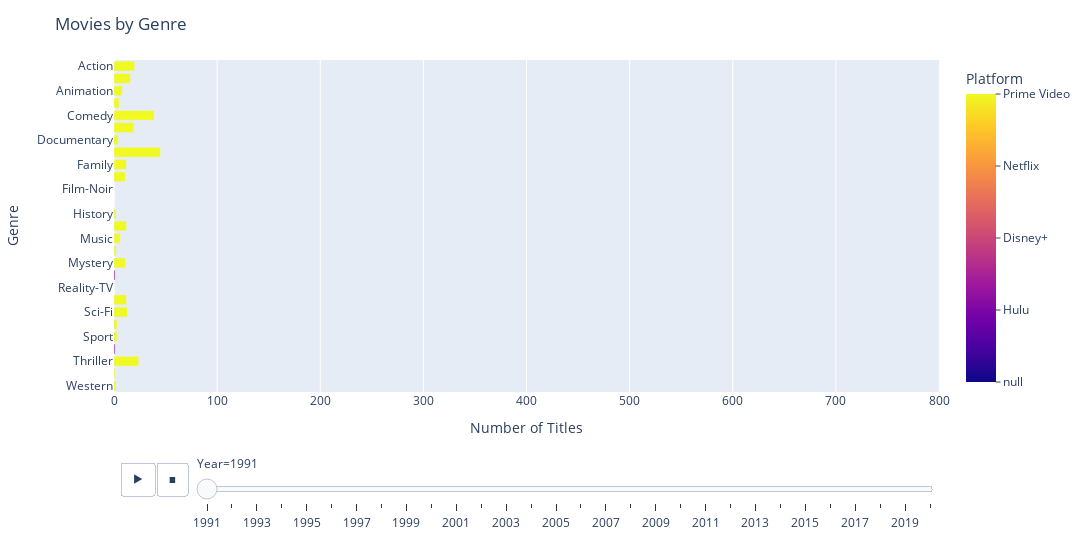

Notebook code cell kept with this figure:
### Code cell
fig1 = px.bar(genre_year, x="Title", y="Genres", animation_frame="Year",width=1100,height=550,color='Platform',
            labels={'Title':'Number of Titles','Genres':'Genre'})
fig1.layout.updatemenus[0].buttons[0].args[1]['frame']['duration']=500
fig1.layout.updatemenus[0].buttons[0].args[1]['transition']['duration']=2000
fig1.update_layout(title="Movies by Genre",xaxis=dict(range=[0, 800],autorange=False),
                  coloraxis_colorbar=dict(tickmode="array",tickvals=[0,1,2,3,4],ticktext=platforms,ticks="outside"))
#pio.show(fig)

### Figure 1 — Plotly figure (JSON) as saved in the notebook; plotly's stock layout.template omitted (floating-point values rounded to 4 significant figures)
{"data": [{"alignmentgroup": "True", "hovertemplate": "Year=1991<br>Number of Titles=%{x}<br>Genre=%{y}<br>Platform=%{marker.color}<extra></extra>", "legendgroup": "", "marker": {"color": [4, 4, 4, 1, 4, 4, 4, 4, 0, 1, 4, 4, 4, 4, 4, 0, 0, 4, 4, 4, 4, 4, 4, 4, 4, 4, 4], "coloraxis": "coloraxis"}, "name": "", "offsetgroup": "", "orientation": "h", "showlegend": false, "textposition": "auto", "type": "bar", "x": [2, 1, 24, 1, 3, 3, 13, 12, 0, 1, 11, 2, 6, 12, 2, 0, 0, 11, 12, 45, 4, 19, 39, 5, 8, 16, 20], "xaxis": "x", "y": ["Western", "War", "Thriller", "Talk-Show", "Sport", "Short", "Sci-Fi", "Romance", "Reality-TV", "News", "Mystery", "Musical", "Music", "Horror", "History", "Game-Show", "Film-Noir", "Fantasy", "Family", "Drama", "Documentary", "Crime", "Comedy", "Biography", "Animation", "Adventure", "Action"], "yaxis": "y"}], "layout": {"barmode": "relative", "coloraxis": {"colorbar": {"tickmode": "array", "ticks": "outside", "ticktext": [null, "Hulu", "Disney+", "Netflix", "Prime Video"], "tickvals": [0, 1, 2, 3, 4], "title": {"text": "Platform"}}, "colorscale": [[0, "#0d0887"], [0.1111, "#46039f"], [0.2222, "#7201a8"], [0.3333, "#9c179e"], [0.4444, "#bd3786"], [0.5556, "#d8576b"], [0.6667, "#ed7953"], [0.7778, "#fb9f3a"], [0.8889, "#fdca26"], [1, "#f0f921"]]}, "height": 550, "legend": {"tracegroupgap": 0}, "margin": {"t": 60}, "sliders": [{"active": 0, "currentvalue": {"prefix": "Year="}, "len": 0.9, "pad": {"b": 10, "t": 60}, "steps": [{"args": [["1991"], {"frame": {"duration": 0, "redraw": true}, "fromcurrent": true, "mode": "immediate", "transition": {"duration": 0, "easing": "linear"}}], "label": "1991", "method": "animate"}, {"args": [["1992"], {"frame": {"duration": 0, "redraw": true}, "fromcurrent": true, "mode": "immediate", "transition": {"duration": 0, "easing": "linear"}}], "label": "1992", "method": "animate"}, {"args": [["1993"], {"frame": {"duration": 0, "redraw": true}, "fromcurrent": true, "mode": "immediate", "transition": {"duration": 0, "easing": "linear"}}], "label": "1993", "method": "animate"}, {"args": [["1994"], {"frame": {"duration": 0, "redraw": true}, "fromcurrent": true, "mode": "immediate", "transition": {"duration": 0, "easing": "linear"}}], "label": "1994", "method": "animate"}, {"args": [["1995"], {"frame": {"duration": 0, "redraw": true}, "fromcurrent": true, "mode": "immediate", "transition": {"duration": 0, "easing": "linear"}}], "label": "1995", "method": "animate"}, {"args": [["1996"], {"frame": {"duration": 0, "redraw": true}, "fromcurrent": true, "mode": "immediate", "transition": {"duration": 0, "easing": "linear"}}], "label": "1996", "method": "animate"}, {"args": [["1997"], {"frame": {"duration": 0, "redraw": true}, "fromcurrent": true, "mode": "immediate", "transition": {"duration": 0, "easing": "linear"}}], "label": "1997", "method": "animate"}, {"args": [["1998"], {"frame": {"duration": 0, "redraw": true}, "fromcurrent": true, "mode": "immediate", "transition": {"duration": 0, "easing": "linear"}}], "label": "1998", "method": "animate"}, {"args": [["1999"], {"frame": {"duration": 0, "redraw": true}, "fromcurrent": true, "mode": "immediate", "transition": {"duration": 0, "easing": "linear"}}], "label": "1999", "method": "animate"}, {"args": [["2000"], {"frame": {"duration": 0, "redraw": true}, "fromcurrent": true, "mode": "immediate", "transition": {"duration": 0, "easing": "linear"}}], "label": "2000", "method": "animate"}, {"args": [["2001"], {"frame": {"duration": 0, "redraw": true}, "fromcurrent": true, "mode": "immediate", "transition": {"duration": 0, "easing": "linear"}}], "label": "2001", "method": "animate"}, {"args": [["2002"], {"frame": {"duration": 0, "redraw": true}, "fromcurrent": true, "mode": "immediate", "transition": {"duration": 0, "easing": "linear"}}], "label": "2002", "method": "animate"}, {"args": [["2003"], {"frame": {"duration": 0, "redraw": true}, "fromcurrent": true, "mode": "immediate", "transition": {"duration": 0, "easing": "linear"}}], "label": "2003", "method": "animate"}, {"args": [["2004"], {"frame": {"duration": 0, "redraw": true}, "fromcurrent": true, "mode": "immediate", "transition": {"duration": 0, "easing": "linear"}}], "label": "2004", "method": "animate"}, {"args": [["2005"], {"frame": {"duration": 0, "redraw": true}, "fromcurrent": true, "mode": "immediate", "transition": {"duration": 0, "easing": "linear"}}], "label": "2005", "method": "animate"}, {"args": [["2006"], {"frame": {"duration": 0, "redraw": true}, "fromcurrent": true, "mode": "immediate", "transition": {"duration": 0, "easing": "linear"}}], "label": "2006", "method": "animate"}, {"args": [["2007"], {"frame": {"duration": 0, "redraw": true}, "fromcurrent": true, "mode": "immediate", "transition": {"duration": 0, "easing": "linear"}}], "label": "2007", "method": "animate"}, {"args": [["2008"], {"frame": {"duration": 0, "redraw": true}, "fromcurrent": true, "mode": "immediate", "transition": {"duration": 0, "easing": "linear"}}], "label": "2008", "method": "animate"}, {"args": [["2009"], {"frame": {"duration": 0, "redraw": true}, "fromcurrent": true, "mode": "immediate", "transition": {"duration": 0, "easing": "linear"}}], "label": "2009", "method": "animate"}, {"args": [["2010"], {"frame": {"duration": 0, "redraw": true}, "fromcurrent": true, "mode": "immediate", "transition": {"duration": 0, "easing": "linear"}}], "label": "2010", "method": "animate"}, {"args": [["2011"], {"frame": {"duration": 0, "redraw": true}, "fromcurrent": true, "mode": "immediate", "transition": {"duration": 0, "easing": "linear"}}], "label": "2011", "method": "animate"}, {"args": [["2012"], {"frame": {"duration": 0, "redraw": true}, "fromcurrent": true, "mode": "immediate", "transition": {"duration": 0, "easing": "linear"}}], "label": "2012", "method": "animate"}, {"args": [["2013"], {"frame": {"duration": 0, "redraw": true}, "fromcurrent": true, "mode": "immediate", "transition": {"duration": 0, "easing": "linear"}}], "label": "2013", "method": "animate"}, {"args": [["2014"], {"frame": {"duration": 0, "redraw": true}, "fromcurrent": true, "mode": "immediate", "transition": {"duration": 0, "easing": "linear"}}], "label": "2014", "method": "animate"}, {"args": [["2015"], {"frame": {"duration": 0, "redraw": true}, "fromcurrent": true, "mode": "immediate", "transition": {"duration": 0, "easing": "linear"}}], "label": "2015", "method": "animate"}, {"args": [["2016"], {"frame": {"duration": 0, "redraw": true}, "fromcurrent": true, "mode": "immediate", "transition": {"duration": 0, "easing": "linear"}}], "label": "2016", "method": "animate"}, {"args": [["2017"], {"frame": {"duration": 0, "redraw": true}, "fromcurrent": true, "mode": "immediate", "transition": {"duration": 0, "easing": "linear"}}], "label": "2017", "method": "animate"}, {"args": [["2018"], {"frame": {"duration": 0, "redraw": true}, "fromcurrent": true, "mode": "immediate", "transition": {"duration": 0, "easing": "linear"}}], "label": "2018", "method": "animate"}, {"args": [["2019"], {"frame": {"duration": 0, "redraw": true}, "fromcurrent": true, "mode": "immediate", "transition": {"duration": 0, "easing": "linear"}}], "label": "2019", "method": "animate"}, {"args": [["2020"], {"frame": {"duration": 0, "redraw": true}, "fromcurrent": true, "mode": "immediate", "transition": {"duration": 0, "easing": "linear"}}], "label": "2020", "method": "animate"}], "x": 0.1, "xanchor": "left", "y": 0, "yanchor": "top"}], "title": {"text": "Movies by Genre"}, "updatemenus": [{"buttons": [{"args": [null, {"frame": {"duration": 500, "redraw": true}, "fromcurrent": true, "mode": "immediate", "transition": {"duration": 2000, "easing": "linear"}}], "label": "&#9654;", "method": "animate"}, {"args": [[null], {"frame": {"duration": 0, "redraw": true}, "fromcurrent": true, "mode": "immediate", "transition": {"duration": 0, "easing": "linear"}}], "label": "&#9724;", "method": "animate"}], "direction": "left", "pad": {"r": 10, "t": 70}, "showactive": false, "type": "buttons", "x": 0.1, "xanchor": "right", "y": 0, "yanchor": "top"}], "width": 1100, "xaxis": {"anchor": "y", "autorange": false, "domain": [0, 1], "range": [0, 800], "title": {"text": "Number of Titles"}, "type": "linear"}, "yaxis": {"anchor": "x", "autorange": true, "domain": [0, 1], "range": [-0.5, 26.5], "title": {"text": "Genre"}, "type": "category"}}}
